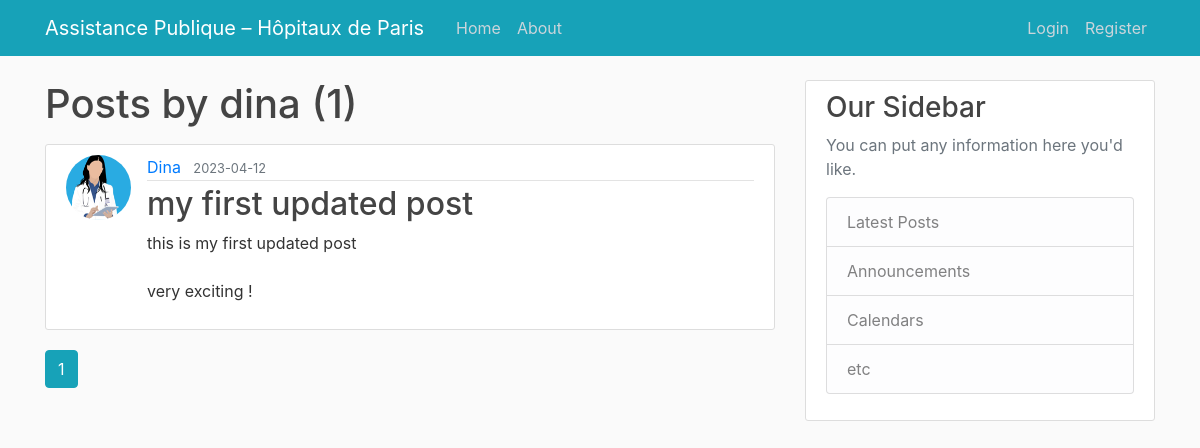
Page /user/dina on the earlier database version.
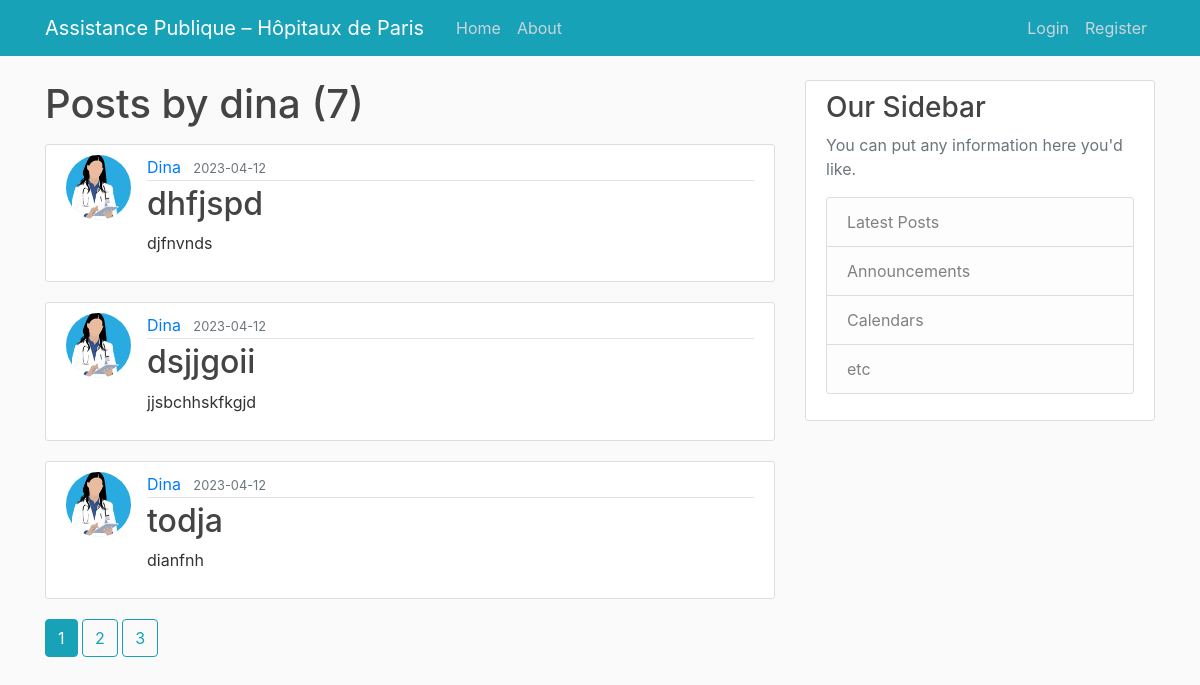
Same page on the later database version.
### flaskblog/models.py (models this page shows, shortened)
class User(db.Model, UserMixin):
    id = db.Column(db.Integer, primary_key=True)
    username = db.Column(db.String(20), unique=True, nullable=False)
    email = db.Column(db.String(120), unique=True, nullable=False)
    image_file = db.Column(db.String(20), nullable=False,
                           default='default.jpg')
    password = db.Column(db.String(60), nullable=False)
    posts = db.relationship('Post', backref='author', lazy=True)

class Post(db.Model):
    id = db.Column(db.Integer, primary_key=True)
    title = db.Column(db.String(100), nullable=False)
    date_posted = db.Column(db.DateTime, nullable=False,
                            default=datetime.utcnow)
    content = db.Column(db.Text, nullable=False)
    user_id = db.Column(db.Integer, db.ForeignKey('user.id'), nullable=False)

### flaskblog/routes.py (the view)
@app.route("/user/<string:username>")
def user_posts(username):
    page = request.args.get('page', 1,type=int)
    user = User.query.filter_by(username=username).first_or_404()
    posts = Post.query.filter_by(author=user)\
        .order_by(Post.date_posted.desc())\
        .paginate(page=page, per_page=3)
    return render_template('user_posts.html', posts=posts, user=user)

### flaskblog/templates/user_posts.html
{% extends "layout.html" %}
{% block content %}
    <h1 class="mb-3">Posts by {{ user.username }} ({{ posts.total }})</h1>
    {% for post in posts.items %}
        <article class="media content-section">
          <img class="rounded-circle article-img" src="{{ url_for('static', filename='profile_pics/'+post.author.image_file) }}" alt="">
          <div class="media-body">
            <div class="article-metadata">
              <a class="mr-2" href="{{ url_for('user_posts', username=post.author.username) }}">{{ post.author.username.capitalize() }}</a>
              <small class="text-muted">{{ post.date_posted.strftime('%Y-%m-%d') }}</small>
            </div>
            <h2><a class="article-title" href="{{ url_for('post', post_id=post.id) }}">{{ post.title }}</a></h2>
            <p class="article-content">{{ post.content }}</p>
          </div>
        </article>
    {% endfor %}
    {% for page_num in posts.iter_pages(left_edge=1, right_edge=1, left_current=1, right_current=2) %}
      {% if page_num %}
          {% if posts.page == page_num %}
              <a class="btn btn-info mb-4" href="{{url_for('user_posts', username=user.username, page=page_num)}}">{{ page_num }}</a>
          {%else%}
              <a class="btn btn-outline-info mb-4" href="{{url_for('user_posts', username=user.username, page=page_num)}}">{{ page_num }}</a>
          {%endif%}
      {% else %}
        ...
      {% endif %}
    {% endfor %}
{% endblock content %}

### flaskblog/templates/layout.html (shortened to what this page needs)
<!DOCTYPE html>
<html>
<head>
    <link rel="stylesheet" href="https://maxcdn.bootstrapcdn.com/bootstrap/4.0.0/css/bootstrap.min.css">
    <link rel="stylesheet" type="text/css" href="{{ url_for('static', filename='main.css') }}">
</head>
<body>
    <header class="site-header">
      <nav class="navbar navbar-expand-md navbar-dark bg-info fixed-top">
        <div class="container">
          <a class="navbar-brand mr-4" href="/">Assistance Publique – Hôpitaux de Paris</a>
          <div class="collapse navbar-collapse" id="navbarToggle">
            <div class="navbar-nav mr-auto">
              <a class="nav-item nav-link" href="{{ url_for('home') }}">Home</a>
              <a class="nav-item nav-link" href="{{ url_for('about') }}">About</a>
            </div>
            <div class="navbar-nav">
              {% if current_user.is_authenticated %}
                <a class="nav-item nav-link" href="{{ url_for('account') }}">Account</a>
                <a class="nav-item nav-link" href="{{ url_for('new_post') }}">New Post</a>
                <a class="nav-item nav-link" href="{{ url_for('logout') }}">Logout</a>
                <a class="nav-item nav-link" href="{{ url_for('project') }}">Bioinformatics Analysis Help</a>
                <a class="nav-item nav-link" href="{{ url_for('grant') }}">Grant Writing Assistance</a>
              {% else %}
                <a class="nav-item nav-link" href="{{ url_for('login') }}">Login</a>
                <a class="nav-item nav-link" href="{{ url_for('register') }}">Register</a>
              {% endif %}
            </div>
          </div>
        </div>
      </nav>
    </header>
    <main role="main" class="container">
      <div class="row">
        <div class="col-md-8">
          {% block content %}{% endblock %}
        </div>
        <div class="col-md-4">
          <div class="content-section">
            <h3>Our Sidebar</h3>
            <p class='text-muted'>You can put any information here you'd like.
              <ul class="list-group">
                <li class="list-group-item list-group-item-light">Latest Posts</li>
                <li class="list-group-item list-group-item-light">Announcements</li>
                <li class="list-group-item list-group-item-light">Calendars</li>
                <li class="list-group-item list-group-item-light">etc</li>
              </ul>
            </p>
          </div>
        </div>
      </div>
    </main>
</body>
</html>

### flaskblog/static/main.css (style rules this page uses)
body { background: #fafafa; color: #333333; margin-top: 5rem; }
h1, h2, h3, h4, h5, h6 { color: #444444; }
.site-header .navbar-nav .nav-link { color: #cbd5db; }
.content-section { background: #ffffff; padding: 10px 20px; border: 1px solid #dddddd; border-radius: 3px; margin-bottom: 20px; }
.article-title { color: #444444; }
.article-content { white-space: pre-line; }
.article-img { height: 65px; width: 65px; margin-right: 16px; }
.article-metadata { padding-bottom: 1px; margin-bottom: 4px; border-bottom: 1px solid #e3e3e3 }

Differences in the rows shown:
no longer on this page (row unchanged): Post: image_file (picture), author.username "Dina", date_posted "2023-04-12", title "my first updated post", content "this is my first updated post very exciting !"
added Post: image_file (picture), author.username "Dina", date_posted "2023-04-12", title "dhfjspd", content "djfnvnds"
added Post: image_file (picture), author.username "Dina", date_posted "2023-04-12", title "dsjjgoii", content "jjsbchhskfkgjd"
added Post: image_file (picture), author.username "Dina", date_posted "2023-04-12", title "todja", content "dianfnh"
Other differences:
{{ posts.total }}: "1" → "7"
new list line: "2"
new list line: "3"
